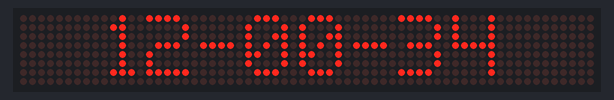
Bench run of a sketch on a simulated Arduino Uno, built with avr-gcc and run on an emulated ATmega328P. Shown: 64×8 LED matrix.

Above: at 0.1 s.

The sketch:

1_Parola_HelloWorld.ino
```cpp
#include <MD_Parola.h>
#include <MD_MAX72xx.h>
#include <SPI.h>
/*
 Hello
 I design developer tools for embedded electronic systems. You can buy my projects design files.
 https://www.altiumdesignerprojects.com
*/

#define HARDWARE_TYPE MD_MAX72XX::PAROLA_HW

#define MAX_DEVICES 8
#define CS_PIN      10
#define CLK_PIN     13
#define DATA_PIN    11

MD_Parola P = MD_Parola(HARDWARE_TYPE, DATA_PIN, CLK_PIN, CS_PIN, MAX_DEVICES); // Software spi

char displayBuffer[12];

void setup(void){
  P.begin();
}

void loop(void){

 if(P.displayAnimate()){
   P.displayText(displayBuffer, PA_CENTER, 25, 100, PA_PRINT, PA_NO_EFFECT);
   //             char *         align,  speed, pause, effectIn, effectOut

   strcpy(displayBuffer,"12-00-34");

 }


}
```
